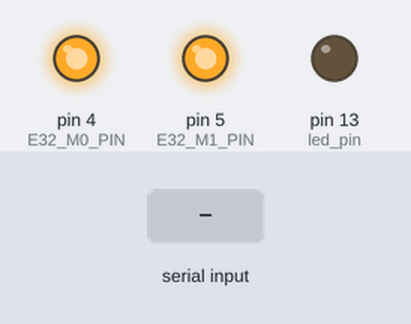
A sketch run on a simulated Arduino Mega 2560, built with avr-gcc and run on an emulated ATmega2560. On the bench: output pins drawn as LEDs (lit = HIGH). Inputs (shaded band) come from the test bench. What the sketch prints to the serial monitor is not drawn.

Above: at 0.8 s.
0.9 s: "1" received over the second serial link
Timing chart, 0 to 3.9 s (numbered marks = the images above; inputs shaded):
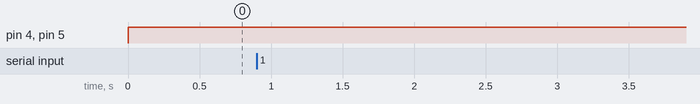

The sketch:

recv_radio.ino
```cpp
// select board to set the pinout
#define ARDUINO_NANO
//#define ARDUINO_MEGA

#ifdef ARDUINO_NANO
  #include "SoftwareSerial.h"
  #define BOARD "arduino_nano"
#endif
#ifdef ARDUINO_MEGA
  #define BOARD "arduino_mega"
#endif

#ifdef ARDUINO_NANO
  #define RX_PIN 7
  #define TX_PIN 6
  #define E32_AUX_PIN 8
  #define E32_M0_PIN 4
  #define E32_M1_PIN 5
#endif
#ifdef ARDUINO_MEGA
  #define RX_PIN 7  // not used. Using Serial3
  #define TX_PIN 6  // not used. Using Serial3
  #define E32_AUX_PIN 2
  #define E32_M0_PIN 3
  #define E32_M1_PIN 4
#endif

#if defined(ARDUINO_NANO)
SoftwareSerial Serial3(RX_PIN, TX_PIN); //rx , tx
#endif

byte c;
byte buff[20];

void setup() {

  Serial.begin(9600);
  while (!Serial) {
    ; // wait for serial port to connect. Needed for Native USB only
  }

  Serial3.begin(9600);
  pinMode(E32_AUX_PIN,INPUT);  // aux pin
  pinMode(13,OUTPUT); // led pin
  pinMode(E32_M0_PIN,OUTPUT); // m0
  pinMode(E32_M1_PIN,OUTPUT); // m1

  // get configuration parameters
  digitalWrite(E32_M0_PIN,HIGH);
  digitalWrite(E32_M1_PIN,HIGH);
  buff[0] = 0xc1;
  buff[1] = 0xc1;
  buff[2] = 0xc1;
  Serial3.write(buff,3);
  delay(10);

  c=0;
  while(1){
    if (Serial3.available()){
      buff[0] = Serial3.read();
      Serial.print(buff[0],HEX);
      Serial.print(", ");
      c++;
    }
    if (c>=6)
          break;
  }
  // expected configuration is 'C0, 0, 0, 1A, 17, 44'. this is the factory configuration

  // return to normal mode
  delay(10);
  digitalWrite(E32_M0_PIN,LOW);
  digitalWrite(E32_M1_PIN,LOW);

  delay(10);
}

void loop() {

 if (Serial3.available()) {
   c = Serial3.read();
   Serial.println(c);

   digitalWrite(13, HIGH);
   delay(200);
   digitalWrite(13, LOW);
   delay(200);
 }

}
```

Measured:
- after the input at 0.9 s, every drawn part: stays the same
